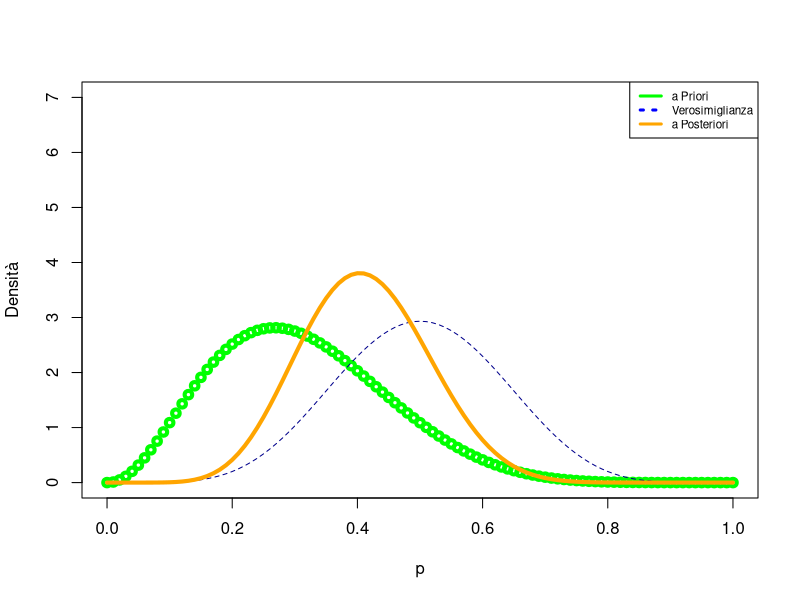
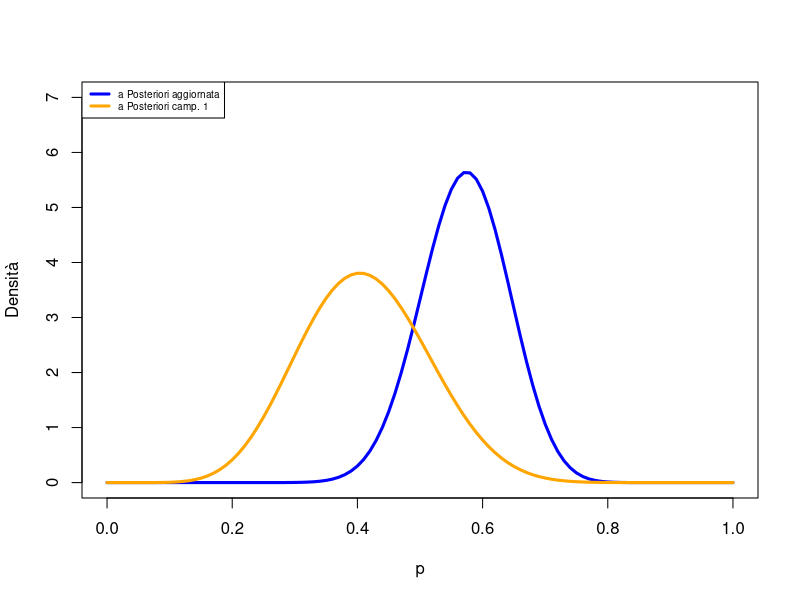

Write R code to recreate these figures, in order.
## ---- chunk 1
knitr::opts_chunk$set(echo = TRUE)
## ---- chunk 2
quantile1 <- list(p = 0.5, x=0.3)
quantile1

quantile2 <- list(p = 0.9, x=0.5)
quantile2
## ---- chunk 3
require(LearnBayes)
beta.select(quantile1, quantile2)
## ---- chunk 4
M <- 3.26/(3.26+7.19); M
## ---- chunk 5
alpha1 <- 3.26
beta1 <- 7.19
n1 <- 12
k1 <- 6
# a priori
pval <- seq(0,1, by = 0.01)
plot(pval, dbeta(pval,alpha1, beta1),
xlab="p",
ylab="Densità",
ylim=c(0,7),
lty=3,
lwd=4,
col="green")
# verosimiglianza
lines(pval,dbeta(pval, k1+1,n1-k1+1),
lty = 2,
lwd = 1, col = "darkblue")
# a posteriori
lines(pval, dbeta(pval,
k1 + alpha1,
n1-k1+beta1),
lty=1,lwd=4,
col="orange")

legend("topright",
c("a Priori","Verosimiglianza","a Posteriori"),
lty=c(1,3,1),
lwd=c(3,3,3),
col=c("green", "blue","orange" ),
cex = 0.7)

## ---- chunk 6
k <- 19 +k1
n<- 39
# a posteriori aggiornata
plot(pval, dbeta(pval,
alpha1 + k,
beta1+n-k),
xlab="p",
type = "l",
ylab="Densità",
ylim=c(0,7),
lty=1,
lwd=3,
col="blue")
# a posteriori campione 1
lines(pval, dbeta(pval,
k1 + alpha1,
n1-k1+beta1),
lty=1,lwd=3,
col="orange",
add=TRUE)
legend("topleft",
c("a Posteriori aggiornata", "a Posteriori camp. 1"),
lty=c(1,1),
lwd=c(3,3),
col=c("blue", "orange" ),
cex = 0.6)
## ---- chunk 7
(alpha1+k)/(n+alpha1 + beta1)
